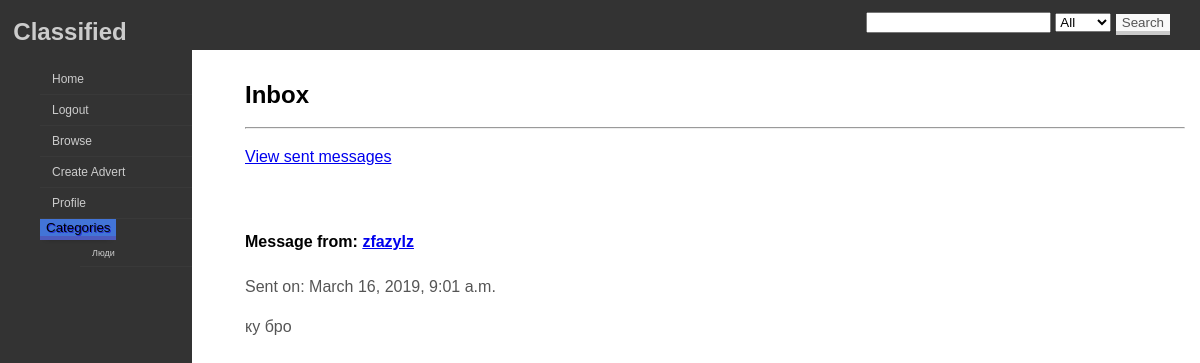
Before: /accounts/inbox/ (signed in) with the older database file.
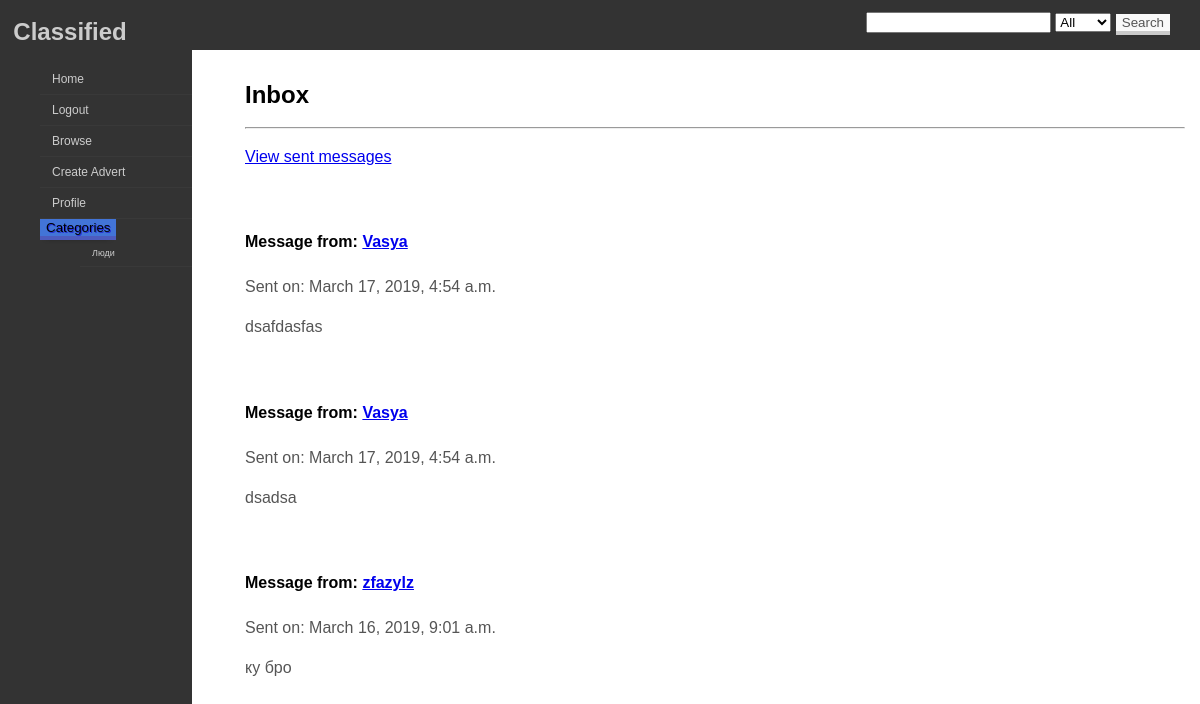
After: the same page with the newer database file.
### accounts/models.py (models this page shows)
class PersonalMessage(models.Model):
    sender = models.ForeignKey(User, on_delete=models.CASCADE, related_name='sender')
    recipient = models.ForeignKey(User, on_delete=models.CASCADE, related_name='recipient')
    text = models.TextField(null=False)
    sent_date = models.DateTimeField(auto_now_add=True)
    read = models.BooleanField(default=False)

### adverts/models.py (models this page shows, shortened)
class Category(models.Model):
    name = models.CharField(max_length=40)

### accounts/views.py (the view)
@login_required()
def inbox(request):
    content = {}
    content['categories'] = Category.objects.all()
    content['messages'] = PersonalMessage.objects.filter(recipient=request.user.pk).order_by('-sent_date')
    return render(request, 'inbox.html', content)

### templates/inbox.html
{% extends 'base.html' %}
{% block content %}
<h2>Inbox</h2>
<hr>
<p><a href="{% url 'accounts:outbox' %}">View sent messages</a></p>
<br>
{% if messages %}
{% for m in messages %}
<p><h4>Message from:  <a href="{% url 'accounts:public_profile' m.sender.pk %}">{{ m.sender }}</a></h4></p>
<p>Sent on:  {{ m.sent_date }}</p>
<p>{{ m.text }}</p>
<br>
{% endfor %}
{% else %}
<p>No messages to display</p>
{% endif %}
{% endblock %}

### templates/base.html (shortened to what this page needs)
<!DOCTYPE html>
{% load static %}
<html xmlns="http://www.w3.org/1999/html">
<head>
    <link rel="stylesheet" type="text/css" href="{% static 'classified/css/simple.css' %}"/>
    <link rel="stylesheet" type="text/css" href="{% static 'classified/css/sidebar.css' %}"/>
    <link rel="stylesheet" type="text/css" href="{% static 'classified/css/buttons.css' %}"/>
</head>
<body>
<main>
    <div class="innertube"><br><br>
        {% block content %}
        {% endblock %}
    </div>
</main>
<div class="header">
    <a href="https://github.com/ThriceGood/classified-django">
        <h2 style="color:#ccc;float:left;">&nbsp Classified</h2>
    </a>
    <div style="float:right;padding: 10px 30px 5px 5px;">
        <form method="post" action="{% url 'adverts:search' %}">
            <input name="query" type="search">
            <select name="category">
                <option value="0">All</option>
            </select>
            <input type="submit" class="btn btn-default btn-pressure btn-sensitive" value="Search"/>
        </form>
    </div>
</div>
<div id='cssmenu'><br><br>
    <ul>
        <li><a href="{% url 'main:index' %}"><span>Home</span></a></li>
        {% if user.is_authenticated %}
            <li><a href="{% url 'accounts:logout' %}"><span>Logout</span></a></li>
        {% else %}
            <li><a href="{% url 'accounts:register' %}"><span>Register</span></a></li>
            <li><a href="{% url 'accounts:login' %}"><span>Login</span></a></li>
        {% endif %}
        <li><a href="{% url 'adverts:list' 0 %}"><span>Browse</span></a></li>
        {% if user.is_authenticated %}
            <li><a href="{% url 'adverts:create' %}"><span>Create Advert</span></a></li>
            <li><a href="{% url 'accounts:view_profile' %}"><span>Profile</span></a></li>
        {% endif %}
        <li>
            <div class="dropdown">
                <button class="btn btn-primary dropdown-toggle" type="button" data-toggle="dropdown">Categories
                    </button>
                <ul class="dropdown-menu" id="dropdown">
                    {% for category_item in categories %}
                        <li><a href="{% url 'adverts:list' category_item.id %}">{{ category_item.name }}</a></li>
                    {% endfor %}
                </ul>
            </div>
        </li>
    </ul>
</div>
</body>
</html>

Changed rows visible on the page:
added PersonalMessage: sender "Vasya", sent_date "March 17, 2019, 4:54 a.m.", text "dsafdasfas"
added PersonalMessage: sender "Vasya", sent_date "March 17, 2019, 4:54 a.m.", text "dsadsa"
